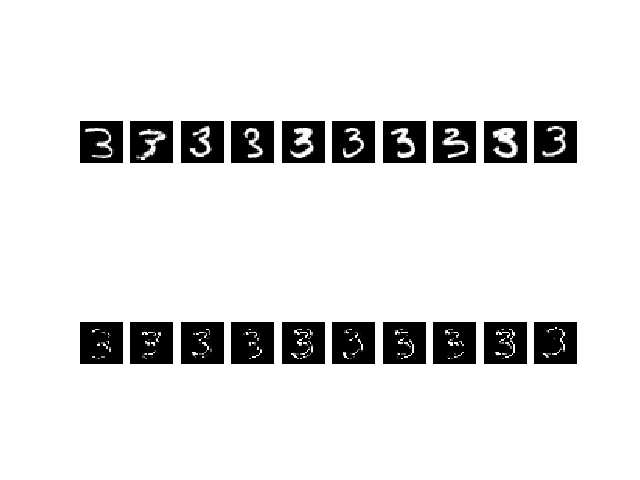
#> input picture ScriptRun/QuantumImageProcess/[3]_mnist.png, 640 x 480 px
$ python -i Qubism.py   (imports and definitions only)
#> lines starting #> are read from the running program, lines starting #| are printed output that depends on the picture
#> further down, picture is the input picture: shape (480, 640); min 0, max 255, mean 228
import numpy as np
from PIL import Image


def state2image(state, d, is_rescale=False):
    num = int(round(np.log(state.size) / np.log(d)))
    if state.ndim != num:
        state = state.reshape(np.ones((num, ), dtype=int) * d)
    num_h = int(round(num/2))
    image = np.zeros((d**num_h, d**num_h))
    config = [0] * (num + 1)
    while config[0] == 0:
        x = list()
        for nx in range(0, num+1, 2):
            x.append(config[nx])
        y = list()
        for ny in range(1, num+1, 2):
            y.append(config[ny])
        x = list2num(x, d)
        y = list2num(y, d)
        ind = list2index(config[1:])
        image[x, y] = eval('state[' + ind + ']')
        config[-1] += 1
        for n in range(num, 0, -1):
            if config[n] == d:
                config[n] = 0
                config[n-1] += 1
            else:
                break
    if is_rescale:
        image = image / max(abs(image.reshape(-1, ))) * 255
    return image


def list2num(x, d):
    num = 0
    length = x.__len__()
    for n in range(0, length):
        num += x[n] * d**(length - n - 1)
    return num


def list2index(x):
    ind = ''
    for n in range(0, x.__len__()):
        ind = ind + str(x[n]) + ','
    return ind[:-1]


def image2rgb(image, if_rescale_1=False):
    # Positive: red; negative: blue
#> called with if_rescale_1 = False
    shape = image.shape
#> shape = (480, 640)
    im = Image.new("RGB", shape)
#> im: PIL image 480x640 RGB; every value is 0
    for nx in range(0, shape[0]):
        for ny in range(0, shape[1]):
            if if_rescale_1:
                if image[nx, ny] > 0:
                    im.putpixel((nx, ny), (0, 255, 255))
                else:
                    im.putpixel((nx, ny), (255, 0, 255))
            else:
                if image[nx, ny] > 0:
                    im.putpixel((nx, ny), (255 - int(image[nx, ny]), 255, 255))
                else:
                    im.putpixel((nx, ny), (255, 255 + int(image[nx, ny]), 255))
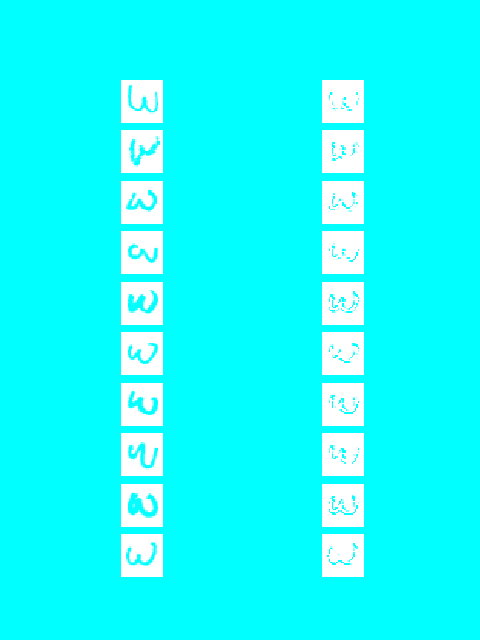
#> im: PIL image 480x640 RGB; mean R, G, B 27, 255, 255
    return im

>>> import cv2
>>> picture = cv2.imread('../ScriptRun/QuantumImageProcess/[3]_mnist.png', cv2.IMREAD_GRAYSCALE)
>>> result = image2rgb(picture)
